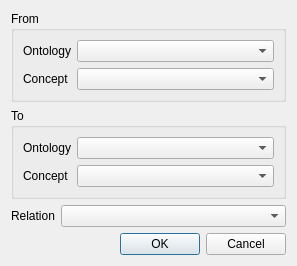
<?xml version="1.0" encoding="UTF-8"?>
<ui version="4.0">
 <class>NewEdgeDialog</class>
 <widget class="QDialog" name="NewEdgeDialog">
  <property name="geometry">
   <rect>
    <x>0</x>
    <y>0</y>
    <width>297</width>
    <height>254</height>
   </rect>
  </property>
  <property name="windowTitle">
   <string>Dialog</string>
  </property>
  <layout class="QGridLayout" name="gridLayout">
   <item row="1" column="0">
    <widget class="QGroupBox" name="groupBox_2">
     <property name="title">
      <string>To</string>
     </property>
     <layout class="QGridLayout" name="gridLayout_3" columnstretch="0,1">
      <item row="0" column="0">
       <widget class="QLabel" name="label_3">
        <property name="text">
         <string>Ontology</string>
        </property>
       </widget>
      </item>
      <item row="0" column="1">
       <widget class="QComboBox" name="toOntoComboBox"/>
      </item>
      <item row="1" column="0">
       <widget class="QLabel" name="label_4">
        <property name="text">
         <string>Concept</string>
        </property>
       </widget>
      </item>
      <item row="1" column="1">
       <widget class="QComboBox" name="toConComboBox"/>
      </item>
     </layout>
    </widget>
   </item>
   <item row="0" column="0">
    <widget class="QGroupBox" name="groupBox">
     <property name="title">
      <string>From</string>
     </property>
     <layout class="QGridLayout" name="gridLayout_2" columnstretch="0,1">
      <item row="0" column="0">
       <widget class="QLabel" name="label">
        <property name="text">
         <string>Ontology</string>
        </property>
       </widget>
      </item>
      <item row="0" column="1">
       <widget class="QComboBox" name="fromOntoComboBox"/>
      </item>
      <item row="1" column="0">
       <widget class="QLabel" name="label_2">
        <property name="text">
         <string>Concept</string>
        </property>
       </widget>
      </item>
      <item row="1" column="1">
       <widget class="QComboBox" name="fromConComboBox"/>
      </item>
     </layout>
    </widget>
   </item>
   <item row="3" column="0">
    <widget class="QDialogButtonBox" name="buttonBox">
     <property name="orientation">
      <enum>Qt::Horizontal</enum>
     </property>
     <property name="standardButtons">
      <set>QDialogButtonBox::Cancel|QDialogButtonBox::Ok</set>
     </property>
    </widget>
   </item>
   <item row="2" column="0">
    <layout class="QGridLayout" name="gridLayout_4" columnstretch="0,1">
     <item row="0" column="0">
      <widget class="QLabel" name="label_5">
       <property name="text">
        <string>Relation</string>
       </property>
      </widget>
     </item>
     <item row="0" column="1">
      <widget class="QComboBox" name="relaComboBox"/>
     </item>
    </layout>
   </item>
  </layout>
 </widget>
 <resources/>
 <connections>
  <connection>
   <sender>buttonBox</sender>
   <signal>rejected()</signal>
   <receiver>NewEdgeDialog</receiver>
   <slot>reject()</slot>
   <hints>
    <hint type="sourcelabel">
     <x>316</x>
     <y>260</y>
    </hint>
    <hint type="destinationlabel">
     <x>286</x>
     <y>274</y>
    </hint>
   </hints>
  </connection>
 </connections>
</ui>
